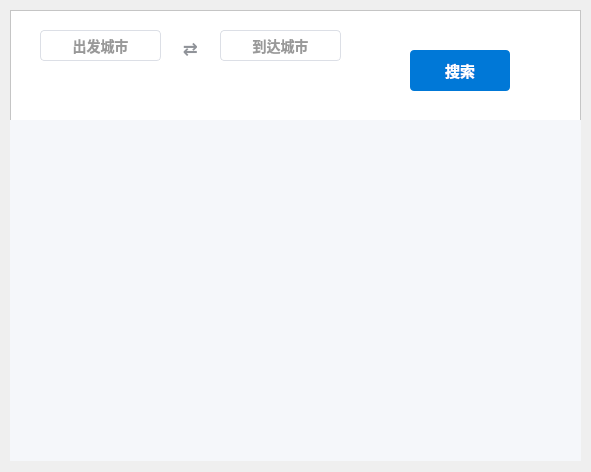
<?xml version="1.0" encoding="UTF-8"?>
<ui version="4.0">
 <class>AllFlightsPage</class>
 <widget class="QWidget" name="AllFlightsPage">
  <property name="geometry">
   <rect>
    <x>0</x>
    <y>0</y>
    <width>591</width>
    <height>472</height>
   </rect>
  </property>
  <property name="minimumSize">
   <size>
    <width>200</width>
    <height>40</height>
   </size>
  </property>
  <property name="windowTitle">
   <string>Form</string>
  </property>
  <property name="styleSheet">
   <string notr="true">/* ===========================================
   1. 全局字体与背景设置
   =========================================== */
QWidget {
    font-family: &quot;Microsoft YaHei&quot;, &quot;Segoe UI&quot;, sans-serif; /* 优先使用微软雅黑 */
    font-size: 14px;
    color: #333333; /* 通用文字深灰色 */
}

/* ===========================================
   2. 顶部筛选栏 (Top Bar)
   =========================================== */
/* 给 Frame 设置白底和底部细线，形成分割感 */
QFrame#topBar {
    background-color: #FFFFFF; 
    border-bottom: 1px solid #E5E5E5; 
}

/* ===========================================
   3. 输入框 (Line Edit) - 出发地/目的地
   =========================================== */
QLineEdit {
    border: 1px solid #DCDFE6; /* 边框浅灰 */
    border-radius: 4px;        /* 圆角 */
    padding: 0 10px;           /* 左右留白，文字不贴边 */
    background-color: #FFFFFF;
    height: 35px;              /* 强制高度，防止太扁 */
    font-weight: bold;
}

/* 鼠标悬停时，边框稍微变深 */
QLineEdit:hover {
    border-color: #C0C4CC;
}

/* 获得焦点（输入时），边框变蓝 */
QLineEdit:focus {
    border: 1px solid #0078D7;
}

/* ===========================================
   4. 按钮 (Push Button) - 查询按钮
   =========================================== */
QPushButton#btnSearch {
    background-color: #0078D7; /* 携程蓝/微软蓝 */
    color: white;              /* 白字 */
    border-radius: 4px;        /* 圆角 */
    border: none;              /* 去掉丑陋的边框 */
    font-size: 15px;
    font-weight: bold;
}

/* 鼠标悬停：颜色加深 */
QPushButton#btnSearch:hover {
    background-color: #0062B1;
}

/* 鼠标按下：颜色更深，模拟按压感 */
QPushButton#btnSearch:pressed {
    background-color: #004E8C;
    padding-top: 2px; /* 稍微下沉一点点 */
    padding-left: 2px;
}

/* ===========================================
   5. 装饰性 Label (那个箭头)
   =========================================== */
QLabel {
    color: #909399; /* 浅灰色箭头，不喧宾夺主 */
    font-weight: bold;
    font-size: 18px;
}

/* ===========================================
   6. 滚动区域 (Scroll Area)
   =========================================== */
/* 滚动区的背景设为淡灰，衬托白色的卡片 */
QScrollArea {
    border: none; /* 去掉外边框 */
    background-color: #F5F7FA; 
}

/* 滚动区内部的画布也要设为淡灰 */
QWidget#scrollAreaWidgetContents {
    background-color: #F5F7FA;
}

/* ===========================================
   7. (进阶) 美化滚动条 - 让它变细变好看
   =========================================== */
QScrollBar:vertical {
    border: none;
    background: #F5F7FA;
    width: 8px; /* 滚动条宽度变细 */
    margin: 0px;
}

/* 滚动条里面的滑块 */
QScrollBar::handle:vertical {
    background: #C0C4CC; /* 浅灰色滑块 */
    border-radius: 4px;  /* 圆形滑块 */
    min-height: 30px;
}

/* 鼠标放到滑块上变深 */
QScrollBar::handle:vertical:hover {
    background: #909399;
}

/* 隐藏上下的小箭头按钮，现代UI都不用那个 */
QScrollBar::add-line:vertical, QScrollBar::sub-line:vertical {
    height: 0px;
}</string>
  </property>
  <widget class="QFrame" name="topBar">
   <property name="geometry">
    <rect>
     <x>10</x>
     <y>10</y>
     <width>571</width>
     <height>111</height>
    </rect>
   </property>
   <property name="frameShape">
    <enum>QFrame::Shape::StyledPanel</enum>
   </property>
   <property name="frameShadow">
    <enum>QFrame::Shadow::Raised</enum>
   </property>
   <widget class="QLineEdit" name="lineEditDep">
    <property name="geometry">
     <rect>
      <x>30</x>
      <y>20</y>
      <width>121</width>
      <height>31</height>
     </rect>
    </property>
    <property name="font">
     <font>
      <family>Microsoft YaHei</family>
      <pointsize>-1</pointsize>
      <bold>true</bold>
     </font>
    </property>
    <property name="alignment">
     <set>Qt::AlignmentFlag::AlignCenter</set>
    </property>
    <property name="placeholderText">
     <string>出发城市</string>
    </property>
   </widget>
   <widget class="QLineEdit" name="lineEditArr">
    <property name="geometry">
     <rect>
      <x>210</x>
      <y>20</y>
      <width>121</width>
      <height>31</height>
     </rect>
    </property>
    <property name="font">
     <font>
      <family>Microsoft YaHei</family>
      <pointsize>-1</pointsize>
      <bold>true</bold>
     </font>
    </property>
    <property name="alignment">
     <set>Qt::AlignmentFlag::AlignCenter</set>
    </property>
    <property name="placeholderText">
     <string>到达城市</string>
    </property>
   </widget>
   <widget class="QPushButton" name="btnSearch">
    <property name="geometry">
     <rect>
      <x>400</x>
      <y>40</y>
      <width>100</width>
      <height>41</height>
     </rect>
    </property>
    <property name="minimumSize">
     <size>
      <width>100</width>
      <height>40</height>
     </size>
    </property>
    <property name="font">
     <font>
      <family>Microsoft YaHei</family>
      <pointsize>-1</pointsize>
      <bold>true</bold>
     </font>
    </property>
    <property name="text">
     <string>搜索</string>
    </property>
   </widget>
   <widget class="DateSelector" name="dateSelector" native="true">
    <property name="geometry">
     <rect>
      <x>80</x>
      <y>70</y>
      <width>211</width>
      <height>31</height>
     </rect>
    </property>
   </widget>
   <widget class="QLabel" name="label">
    <property name="geometry">
     <rect>
      <x>160</x>
      <y>30</y>
      <width>41</width>
      <height>16</height>
     </rect>
    </property>
    <property name="font">
     <font>
      <family>Microsoft YaHei</family>
      <pointsize>-1</pointsize>
      <bold>true</bold>
     </font>
    </property>
    <property name="text">
     <string>⇄</string>
    </property>
    <property name="alignment">
     <set>Qt::AlignmentFlag::AlignCenter</set>
    </property>
   </widget>
  </widget>
  <widget class="QScrollArea" name="scrollArea">
   <property name="geometry">
    <rect>
     <x>10</x>
     <y>120</y>
     <width>571</width>
     <height>341</height>
    </rect>
   </property>
   <property name="widgetResizable">
    <bool>true</bool>
   </property>
   <widget class="QWidget" name="scrollAreaWidgetContents">
    <property name="geometry">
     <rect>
      <x>0</x>
      <y>0</y>
      <width>571</width>
      <height>341</height>
     </rect>
    </property>
   </widget>
  </widget>
 </widget>
 <customwidgets>
  <customwidget>
   <class>DateSelector</class>
   <extends>QWidget</extends>
   <header location="global">DateSelector.h</header>
   <container>1</container>
  </customwidget>
 </customwidgets>
 <resources/>
 <connections/>
</ui>
